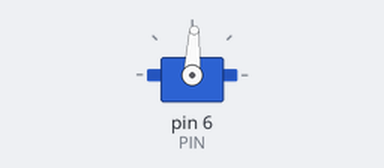
The sketch below on a simulated Arduino Uno, built with avr-gcc and run on an emulated ATmega328P. Parts: servo.

Above: at 0.05 s.
At 1.75 s:
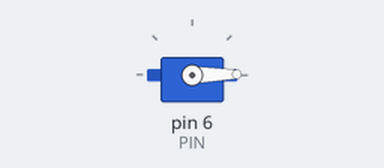
At 3.45 s:
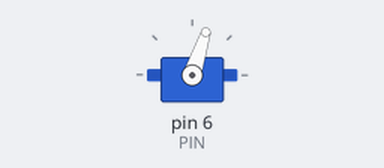
At 8.25 s:
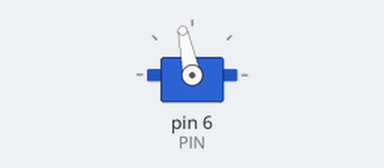
Timing chart, 0 to 10.9 s (numbered marks = the images above):
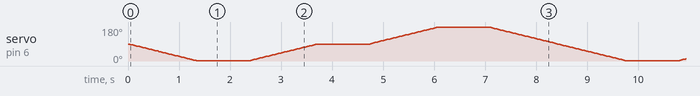

The sketch:

turntable.ino
```cpp
#include <Servo.h>
#define PIN 6
Servo turntable;
void setup()
{
    turntable.attach(PIN);
}

void loop()
{
    rotate(&turntable, 0);
    delay(1000);
    rotate(&turntable, 90);
    delay(1000);
    rotate(&turntable, 180);
    delay(1000);

}

void rotate(Servo *serv, int angle){
    int anglex = serv->read();
    if (angle > anglex){
        for (int i = anglex;i < angle;i++){
            serv->write(i);
            delay(15);
        }
    }
    else if (angle < anglex){
        for (int i = anglex;i > angle;i--){
            serv->write(i);
            delay(15);
        }
    }
}
```
